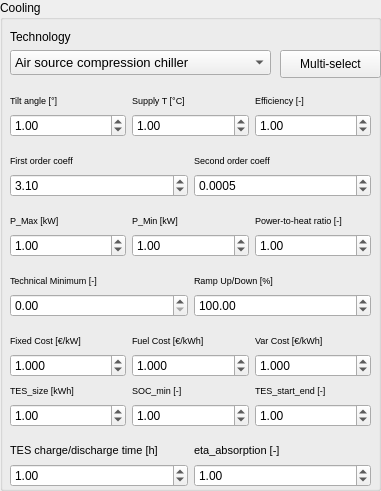
         <widget class="QGroupBox" name="cooling">
          <property name="geometry">
           <rect>
            <x>0</x>
            <y>230</y>
            <width>381</width>
            <height>491</height>
           </rect>
          </property>
          <property name="title">
           <string>Cooling</string>
          </property>
          <widget class="QLabel" name="label_7">
           <property name="geometry">
            <rect>
             <x>10</x>
             <y>26</y>
             <width>161</width>
             <height>21</height>
            </rect>
           </property>
           <property name="text">
            <string>Technology</string>
           </property>
          </widget>
          <widget class="QWidget" name="horizontalLayoutWidget_20">
           <property name="geometry">
            <rect>
             <x>10</x>
             <y>90</y>
             <width>361</width>
             <height>21</height>
            </rect>
           </property>
           <layout class="QHBoxLayout" name="horizontalLayout_26">
            <item>
             <widget class="QLabel" name="label_48">
              <property name="text">
               <string>&lt;html&gt;&lt;head/&gt;&lt;body&gt;&lt;p&gt;&lt;span style=&quot; font-size:7pt;&quot;&gt;Tilt angle [°]&lt;/span&gt;&lt;/p&gt;&lt;/body&gt;&lt;/html&gt;</string>
              </property>
             </widget>
            </item>
            <item>
             <widget class="QLabel" name="label_49">
              <property name="text">
               <string>&lt;html&gt;&lt;head/&gt;&lt;body&gt;&lt;p&gt;&lt;span style=&quot; font-size:7pt;&quot;&gt;Supply T [°C]&lt;/span&gt;&lt;/p&gt;&lt;/body&gt;&lt;/html&gt;</string>
              </property>
             </widget>
            </item>
            <item>
             <widget class="QLabel" name="label_50">
              <property name="text">
               <string>&lt;html&gt;&lt;head/&gt;&lt;body&gt;&lt;p&gt;&lt;span style=&quot; font-size:7pt;&quot;&gt;Efficiency [-]&lt;/span&gt;&lt;/p&gt;&lt;/body&gt;&lt;/html&gt;</string>
              </property>
             </widget>
            </item>
           </layout>
          </widget>
          <widget class="QWidget" name="horizontalLayoutWidget_21">
           <property name="geometry">
            <rect>
             <x>10</x>
             <y>110</y>
             <width>361</width>
             <height>31</height>
            </rect>
           </property>
           <layout class="QHBoxLayout" name="horizontalLayout_27">
            <item>
             <widget class="QDoubleSpinBox" name="coolingInclinazione">
              <property name="minimum">
               <double>-180.000000000000000</double>
              </property>
              <property name="maximum">
               <double>180.000000000000000</double>
              </property>
              <property name="singleStep">
               <double>0.010000000000000</double>
              </property>
              <property name="value">
               <double>1.000000000000000</double>
              </property>
             </widget>
            </item>
            <item>
             <widget class="QDoubleSpinBox" name="coolingTemp">
              <property name="minimum">
               <double>-273.149999999999977</double>
              </property>
              <property name="maximum">
               <double>9999999.990000000223517</double>
              </property>
              <property name="singleStep">
               <double>0.010000000000000</double>
              </property>
              <property name="value">
               <double>1.000000000000000</double>
              </property>
             </widget>
            </item>
            <item>
             <widget class="QDoubleSpinBox" name="coolingEfficiency">
              <property name="maximum">
               <double>9999999.990000000223517</double>
              </property>
              <property name="singleStep">
               <double>0.010000000000000</double>
              </property>
              <property name="value">
               <double>1.000000000000000</double>
              </property>
             </widget>
            </item>
           </layout>
          </widget>
          <widget class="QWidget" name="horizontalLayoutWidget_22">
           <property name="geometry">
            <rect>
             <x>10</x>
             <y>350</y>
             <width>361</width>
             <height>31</height>
            </rect>
           </property>
           <layout class="QHBoxLayout" name="horizontalLayout_28">
            <item>
             <widget class="QDoubleSpinBox" name="coolingFixedCost">
              <property name="decimals">
               <number>3</number>
              </property>
              <property name="maximum">
               <double>10000.000000000000000</double>
              </property>
              <property name="singleStep">
               <double>0.010000000000000</double>
              </property>
              <property name="value">
               <double>1.000000000000000</double>
              </property>
             </widget>
            </item>
            <item>
             <widget class="QDoubleSpinBox" name="coolingFuelCost">
              <property name="decimals">
               <number>3</number>
              </property>
              <property name="maximum">
               <double>10000.000000000000000</double>
              </property>
              <property name="singleStep">
               <double>0.010000000000000</double>
              </property>
              <property name="value">
               <double>1.000000000000000</double>
              </property>
             </widget>
            </item>
            <item>
             <widget class="QDoubleSpinBox" name="coolingVariableCost">
              <property name="decimals">
               <number>3</number>
              </property>
              <property name="maximum">
               <double>10000.000000000000000</double>
              </property>
              <property name="singleStep">
               <double>0.010000000000000</double>
              </property>
              <property name="value">
               <double>1.000000000000000</double>
              </property>
             </widget>
            </item>
           </layout>
          </widget>
          <widget class="QWidget" name="horizontalLayoutWidget_23">
           <property name="geometry">
            <rect>
             <x>10</x>
             <y>330</y>
             <width>361</width>
             <height>21</height>
            </rect>
           </property>
           <layout class="QHBoxLayout" name="horizontalLayout_29">
            <item>
             <widget class="QLabel" name="label_16">
              <property name="text">
               <string>&lt;html&gt;&lt;head/&gt;&lt;body&gt;&lt;p&gt;&lt;span style=&quot; font-size:7pt;&quot;&gt;Fixed Cost [€/kW]&lt;/span&gt;&lt;/p&gt;&lt;/body&gt;&lt;/html&gt;</string>
              </property>
             </widget>
            </item>
            <item>
             <widget class="QLabel" name="label_25">
              <property name="text">
               <string>&lt;html&gt;&lt;head/&gt;&lt;body&gt;&lt;p&gt;&lt;span style=&quot; font-size:7pt;&quot;&gt;Fuel Cost [€/kWh]&lt;/span&gt;&lt;/p&gt;&lt;/body&gt;&lt;/html&gt;</string>
              </property>
             </widget>
            </item>
            <item>
             <widget class="QLabel" name="label_28">
              <property name="text">
               <string>&lt;html&gt;&lt;head/&gt;&lt;body&gt;&lt;p&gt;&lt;span style=&quot; font-size:7pt;&quot;&gt;Var Cost [€/kWh]&lt;/span&gt;&lt;/p&gt;&lt;/body&gt;&lt;/html&gt;</string>
              </property>
             </widget>
            </item>
           </layout>
          </widget>
          <widget class="QWidget" name="horizontalLayoutWidget_24">
           <property name="geometry">
            <rect>
             <x>10</x>
             <y>290</y>
             <width>361</width>
             <height>31</height>
            </rect>
           </property>
           <layout class="QHBoxLayout" name="horizontalLayout_30">
            <item>
             <widget class="QDoubleSpinBox" name="coolingTechMin">
              <property name="maximum">
               <double>1.000000000000000</double>
              </property>
              <property name="singleStep">
               <double>0.010000000000000</double>
              </property>
              <property name="value">
               <double>0.000000000000000</double>
              </property>
             </widget>
            </item>
            <item>
             <widget class="QDoubleSpinBox" name="coolingRampUpDown">
              <property name="maximum">
               <double>10000.000000000000000</double>
              </property>
              <property name="singleStep">
               <double>0.010000000000000</double>
              </property>
              <property name="value">
               <double>100.000000000000000</double>
              </property>
             </widget>
            </item>
           </layout>
          </widget>
          <widget class="QWidget" name="horizontalLayoutWidget_25">
           <property name="geometry">
            <rect>
             <x>10</x>
             <y>270</y>
             <width>361</width>
             <height>21</height>
            </rect>
           </property>
           <layout class="QHBoxLayout" name="horizontalLayout_31">
            <item>
             <widget class="QLabel" name="label_13">
              <property name="text">
               <string>&lt;html&gt;&lt;head/&gt;&lt;body&gt;&lt;p&gt;&lt;span style=&quot; font-size:7pt;&quot;&gt;Technical Minimum [-]&lt;/span&gt;&lt;/p&gt;&lt;/body&gt;&lt;/html&gt;</string>
              </property>
             </widget>
            </item>
            <item>
             <widget class="QLabel" name="label_14">
              <property name="text">
               <string>&lt;html&gt;&lt;head/&gt;&lt;body&gt;&lt;p&gt;&lt;span style=&quot; font-size:7pt;&quot;&gt;Ramp Up/Down [%]&lt;/span&gt;&lt;/p&gt;&lt;/body&gt;&lt;/html&gt;</string>
              </property>
             </widget>
            </item>
           </layout>
          </widget>
          <widget class="QWidget" name="horizontalLayoutWidget_26">
           <property name="geometry">
            <rect>
             <x>10</x>
             <y>150</y>
             <width>361</width>
             <height>21</height>
            </rect>
           </property>
           <layout class="QHBoxLayout" name="horizontalLayout_32">
            <item>
             <widget class="QLabel" name="label_51">
              <property name="text">
               <string>&lt;html&gt;&lt;head/&gt;&lt;body&gt;&lt;p&gt;&lt;span style=&quot; font-size:7pt;&quot;&gt;First order coeff&lt;/span&gt;&lt;/p&gt;&lt;/body&gt;&lt;/html&gt;</string>
              </property>
             </widget>
            </item>
            <item>
             <widget class="QLabel" name="label_52">
              <property name="text">
               <string>&lt;html&gt;&lt;head/&gt;&lt;body&gt;&lt;p&gt;&lt;span style=&quot; font-size:7pt;&quot;&gt;Second order coeff&lt;/span&gt;&lt;/p&gt;&lt;/body&gt;&lt;/html&gt;</string>
              </property>
             </widget>
            </item>
           </layout>
          </widget>
          <widget class="QWidget" name="horizontalLayoutWidget_27">
           <property name="geometry">
            <rect>
             <x>10</x>
             <y>170</y>
             <width>361</width>
             <height>31</height>
            </rect>
           </property>
           <layout class="QHBoxLayout" name="horizontalLayout_33">
            <item>
             <widget class="QDoubleSpinBox" name="cooling1coeff">
              <property name="minimum">
               <double>-9999999.990000000223517</double>
              </property>
              <property name="maximum">
               <double>9999999.990000000223517</double>
              </property>
              <property name="singleStep">
               <double>0.010000000000000</double>
              </property>
              <property name="value">
               <double>3.100000000000000</double>
              </property>
             </widget>
            </item>
            <item>
             <widget class="QDoubleSpinBox" name="cooling2coeff">
              <property name="decimals">
               <number>4</number>
              </property>
              <property name="minimum">
               <double>-9999999.990000000223517</double>
              </property>
              <property name="maximum">
               <double>9999999.990000000223517</double>
              </property>
              <property name="singleStep">
               <double>0.010000000000000</double>
              </property>
              <property name="value">
               <double>0.000500000000000</double>
              </property>
             </widget>
            </item>
           </layout>
          </widget>
          <widget class="QWidget" name="horizontalLayoutWidget_28">
           <property name="geometry">
            <rect>
             <x>10</x>
             <y>210</y>
             <width>361</width>
             <height>21</height>
            </rect>
           </property>
           <layout class="QHBoxLayout" name="horizontalLayout_34">
            <item>
             <widget class="QLabel" name="label_8">
              <property name="text">
               <string>&lt;html&gt;&lt;head/&gt;&lt;body&gt;&lt;p&gt;&lt;span style=&quot; font-size:7pt;&quot;&gt;P_Max [kW]&lt;/span&gt;&lt;/p&gt;&lt;/body&gt;&lt;/html&gt;</string>
              </property>
             </widget>
            </item>
            <item>
             <widget class="QLabel" name="label_9">
              <property name="text">
               <string>&lt;html&gt;&lt;head/&gt;&lt;body&gt;&lt;p&gt;&lt;span style=&quot; font-size:7pt;&quot;&gt;P_Min [kW]&lt;/span&gt;&lt;/p&gt;&lt;/body&gt;&lt;/html&gt;</string>
              </property>
             </widget>
            </item>
            <item>
             <widget class="QLabel" name="label_54">
              <property name="text">
               <string>&lt;html&gt;&lt;head/&gt;&lt;body&gt;&lt;p&gt;&lt;span style=&quot; font-size:7pt;&quot;&gt;Power-to-heat ratio [-]&lt;/span&gt;&lt;/p&gt;&lt;/body&gt;&lt;/html&gt;</string>
              </property>
             </widget>
            </item>
           </layout>
          </widget>
          <widget class="QWidget" name="horizontalLayoutWidget_30">
           <property name="geometry">
            <rect>
             <x>10</x>
             <y>380</y>
             <width>361</width>
             <height>21</height>
            </rect>
           </property>
           <layout class="QHBoxLayout" name="horizontalLayout_36">
            <item>
             <widget class="QLabel" name="label_55">
              <property name="text">
               <string>&lt;html&gt;&lt;head/&gt;&lt;body&gt;&lt;p&gt;&lt;span style=&quot; font-size:7pt;&quot;&gt;TES_size [kWh]&lt;/span&gt;&lt;/p&gt;&lt;/body&gt;&lt;/html&gt;</string>
              </property>
             </widget>
            </item>
            <item>
             <widget class="QLabel" name="label_56">
              <property name="text">
               <string>&lt;html&gt;&lt;head/&gt;&lt;body&gt;&lt;p&gt;&lt;span style=&quot; font-size:7pt;&quot;&gt;SOC_min [-]&lt;/span&gt;&lt;/p&gt;&lt;/body&gt;&lt;/html&gt;</string>
              </property>
             </widget>
            </item>
            <item>
             <widget class="QLabel" name="label_57">
              <property name="text">
               <string>&lt;html&gt;&lt;head/&gt;&lt;body&gt;&lt;p&gt;&lt;span style=&quot; font-size:7pt;&quot;&gt;TES_start_end [-]&lt;/span&gt;&lt;/p&gt;&lt;/body&gt;&lt;/html&gt;</string>
              </property>
             </widget>
            </item>
           </layout>
          </widget>
          <widget class="QWidget" name="horizontalLayoutWidget_33">
           <property name="geometry">
            <rect>
             <x>10</x>
             <y>440</y>
             <width>361</width>
             <height>21</height>
            </rect>
           </property>
           <layout class="QHBoxLayout" name="horizontalLayout_39">
            <item>
             <widget class="QLabel" name="label_82">
              <property name="text">
               <string>&lt;html&gt;&lt;head/&gt;&lt;body&gt;&lt;p&gt;&lt;span style=&quot; font-size:8pt;&quot;&gt;TES charge/discharge time [h]&lt;/span&gt;&lt;/p&gt;&lt;/body&gt;&lt;/html&gt;</string>
              </property>
             </widget>
            </item>
            <item>
             <widget class="QLabel" name="label_83">
              <property name="text">
               <string>&lt;html&gt;&lt;head/&gt;&lt;body&gt;&lt;p&gt;&lt;span style=&quot; font-size:8pt;&quot;&gt;eta_absorption [-]&lt;/span&gt;&lt;/p&gt;&lt;/body&gt;&lt;/html&gt;</string>
              </property>
             </widget>
            </item>
           </layout>
          </widget>
          <widget class="QWidget" name="horizontalLayoutWidget_3">
           <property name="geometry">
            <rect>
             <x>10</x>
             <y>230</y>
             <width>361</width>
             <height>31</height>
            </rect>
           </property>
           <layout class="QHBoxLayout" name="horizontalLayout_17">
            <item>
             <widget class="QDoubleSpinBox" name="P_max_cooling">
              <property name="maximum">
               <double>100000.000000000000000</double>
              </property>
              <property name="singleStep">
               <double>0.010000000000000</double>
              </property>
              <property name="value">
               <double>1.000000000000000</double>
              </property>
             </widget>
            </item>
            <item>
             <widget class="QDoubleSpinBox" name="P_min_cooling">
              <property name="maximum">
               <double>100000.000000000000000</double>
              </property>
              <property name="singleStep">
               <double>0.010000000000000</double>
              </property>
              <property name="value">
               <double>1.000000000000000</double>
              </property>
             </widget>
            </item>
            <item>
             <widget class="QDoubleSpinBox" name="cb_CHP_cooling">
              <property name="maximum">
               <double>100000.000000000000000</double>
              </property>
              <property name="singleStep">
               <double>0.010000000000000</double>
              </property>
              <property name="value">
               <double>1.000000000000000</double>
              </property>
             </widget>
            </item>
           </layout>
          </widget>
          <widget class="QWidget" name="horizontalLayoutWidget_29">
           <property name="geometry">
            <rect>
             <x>10</x>
             <y>400</y>
             <width>361</width>
             <height>31</height>
            </rect>
           </property>
           <layout class="QHBoxLayout" name="horizontalLayout_18">
            <item>
             <widget class="QDoubleSpinBox" name="Tes_size_cooling">
              <property name="maximum">
               <double>10000.000000000000000</double>
              </property>
              <property name="singleStep">
               <double>0.010000000000000</double>
              </property>
              <property name="value">
               <double>1.000000000000000</double>
              </property>
             </widget>
            </item>
            <item>
             <widget class="QDoubleSpinBox" name="cooling_socMin">
              <property name="maximum">
               <double>10000.000000000000000</double>
              </property>
              <property name="singleStep">
               <double>0.010000000000000</double>
              </property>
              <property name="value">
               <double>1.000000000000000</double>
              </property>
             </widget>
            </item>
            <item>
             <widget class="QDoubleSpinBox" name="cooling_tesStartEnd">
              <property name="maximum">
               <double>10000.000000000000000</double>
              </property>
              <property name="singleStep">
               <double>0.010000000000000</double>
              </property>
              <property name="value">
               <double>1.000000000000000</double>
              </property>
             </widget>
            </item>
           </layout>
          </widget>
          <widget class="QWidget" name="horizontalLayoutWidget_32">
           <property name="geometry">
            <rect>
             <x>10</x>
             <y>460</y>
             <width>361</width>
             <height>31</height>
            </rect>
           </property>
           <layout class="QHBoxLayout" name="horizontalLayout_23">
            <item>
             <widget class="QDoubleSpinBox" name="tes_discharge_cooling">
              <property name="maximum">
               <double>10000.000000000000000</double>
              </property>
              <property name="singleStep">
               <double>0.010000000000000</double>
              </property>
              <property name="value">
               <double>1.000000000000000</double>
              </property>
             </widget>
            </item>
            <item>
             <widget class="QDoubleSpinBox" name="Cop_absorption_cooling">
              <property name="maximum">
               <double>10000.000000000000000</double>
              </property>
              <property name="singleStep">
               <double>0.010000000000000</double>
              </property>
              <property name="value">
               <double>1.000000000000000</double>
              </property>
             </widget>
            </item>
           </layout>
          </widget>
          <widget class="QPushButton" name="futurePeakDemandCooling">
           <property name="geometry">
            <rect>
             <x>280</x>
             <y>50</y>
             <width>101</width>
             <height>28</height>
            </rect>
           </property>
           <property name="text">
            <string>Multi-select</string>
           </property>
          </widget>
          <widget class="QComboBox" name="coolingTechnology">
           <property name="geometry">
            <rect>
             <x>10</x>
             <y>50</y>
             <width>261</width>
             <height>25</height>
            </rect>
           </property>
           <property name="font">
            <font>
             <pointsize>10</pointsize>
            </font>
           </property>
           <property name="editable">
            <bool>false</bool>
           </property>
           <property name="currentText">
            <string>Air source compression chiller</string>
           </property>
           <property name="minimumContentsLength">
            <number>0</number>
           </property>
           <item>
            <property name="text">
             <string>Air source compression chiller</string>
            </property>
           </item>
           <item>
            <property name="text">
             <string>Air source gas absorption chiller</string>
            </property>
           </item>
          </widget>
         </widget>
